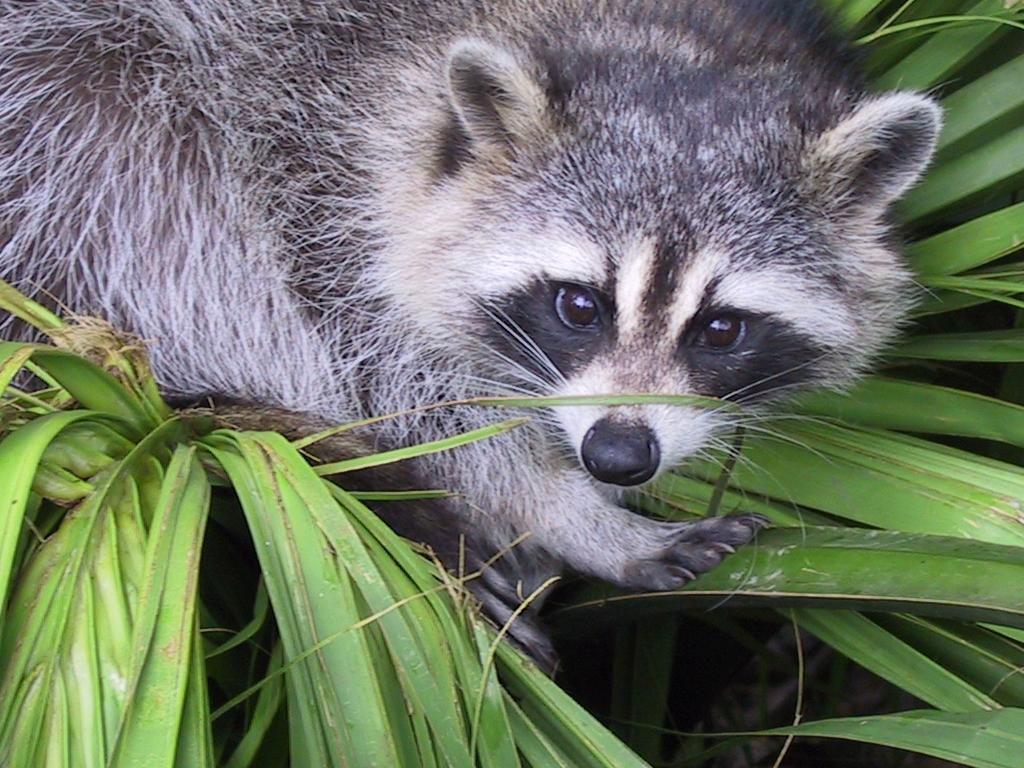
#> input picture ds_1_array/ex03/animal.jpeg, 1024 x 768 px
$ python zoom.py
#> lines starting #> are read from the running program, lines starting #| are printed output that depends on the picture
### ds_1_array/ex03/load_image.py
import os
import numpy as np
from PIL import Image


def path_test(path: str) -> str:
    """Validate that a given path points to a readable JPEG file.

    Resolves the provided path to an absolute path and runs a series of
    checks to ensure the file exists, is a regular file (not a directory),
    is readable by the current user, and has a .jpg or .jpeg extension.

    Args:
        path: A relative or absolute filesystem path to validate.

    Returns:
        The resolved absolute path to the validated JPEG file.

    Raises:
        AssertionError: If the path does not exist, is not a regular file,
            is not readable, or does not have a .jpg/.jpeg extension.
    """
    abspath = os.path.abspath(path)
    assert os.path.exists(abspath), f"Wrong Path {path}"
    assert os.path.isfile(abspath), f"{path} is not a file"
    assert os.access(abspath, os.R_OK), f"User can not read permit on {path}"
    _, ext = os.path.splitext(abspath)
    assert ext.lower() in (".jpg", ".jpeg"), \
        f"Expected a JPG/JPEG file, got '{ext[1:]}'"
    return abspath


def ft_load(path: str) -> np.ndarray:
    """Load a JPEG image from disk and return it as a NumPy array.

    Validates the given path using path_test, then opens the image with
    Pillow and converts it to a NumPy array. Prints the array's shape
    (height, width, channels) to stdout before returning.

    Args:
        path: A relative or absolute filesystem path to a JPEG image.

    Returns:
        A NumPy array of shape (height, width, channels) representing
        the pixel data of the image.

    Raises:
        AssertionError: If path validation fails (see path_test).
    """
#> called with path = 'animal.jpeg'
    abspath = path_test(path)
    with Image.open(abspath) as im:
#> im is the input picture: PIL image 1024x768 RGB; mean R, G, B 110.7, 117.7, 102.1
        arr = np.array(im, dtype=np.uint8)
        print(f"The shape of image is: {arr.shape}")
#| The shape of image is: (768, 1024, 3)
        print(arr)
#> (printed output is left out)
        return arr


def main():
    """Load and display landscape.jpg as a NumPy array."""
    print(ft_load("landscape.jpg"))


# [2 lines that do not run on import are left out]

### ds_1_array/ex03/zoom.py
import numpy as np
from load_image import ft_load
from PIL import Image, ImageDraw
import matplotlib.pyplot as plt


def roi_ok(im: np.ndarray, center: tuple) -> bool:
    """Check whether a center point falls within the bounds of an image.

    Validates that the given center coordinates lie within the spatial
    dimensions of the image array.

    Args:
        image: A NumPy array representing the image, with shape
            (height, width, ...).
        center: A tuple of (x, y) representing the point to validate.

    Returns:
        True if the center point is within the image boundaries,
        False otherwise.
    """
    return 0 <= center[0] <= im.shape[1] and 0 <= center[1] <= im.shape[0]


def z_coor(arr_range: tuple, center: tuple, factor: float) -> tuple:
    """Calculate zoom coordinates and dimensions relative to a center point.

    Computes a zoomed region within an array by scaling the original dimensions
    by the given factor, centering the result on the specified point, and
    clamping the boundaries to stay within the valid array range.

    Args:
        arr_range: A tuple of (height, width, channels) representing the
            dimensions of the source array.
        center: A tuple of (x, y) representing the center point of the
            zoom region.
        factor: The zoom factor. Values >= 1 shrink the region (zoom in),
            while values < 1 enlarge the region (zoom out).

    Returns:
        A tuple of (hei, wid, z_hei, z_wid, le, r, u, d) where:
            - hei: Original height of the array.
            - wid: Original width of the array.
            - z_hei: Height of the zoomed region.
            - z_wid: Width of the zoomed region.
            - le: Left boundary of the zoomed region (clamped to 0).
            - r: Right boundary of the zoomed region (clamped to wid).
            - u: Upper boundary of the zoomed region (clamped to 0).
            - d: Lower boundary of the zoomed region (clamped to hei).
    """
#> called with arr_range = (768, 1024, 3), center = (626, 460), factor = 2
    hei, wid = arr_range[:2]  # grab only two dimensions
#> hei = 768; wid = 1024

    if factor >= 1:
        z_hei = int(hei / factor)
#> z_hei = 384
        z_wid = int(wid / factor)
#> z_wid = 512
    else:
        z_hei = int(hei * factor)
        z_wid = int(wid * factor)
    left = center[0] - z_wid // 2
#> left = 370
    righ = center[0] + z_wid // 2
#> righ = 882
    uppe = center[1] - z_hei // 2
#> uppe = 268
    down = center[1] + z_hei // 2
#> down = 652
    le = left if left >= 0 else 0
#> le = 370
    r = righ if righ <= wid else wid
#> r = 882
    u = uppe if uppe >= 0 else 0
#> u = 268
    d = down if down <= hei else hei
#> d = 652
    return (hei, wid, z_hei, z_wid, le, r, u, d)


def print_zoomed(im: Image):
    """Print the shape and pixel values of a PIL image as a 3D array.

    Converts the image to a NumPy array, expands it to three dimensions
    by adding a depth axis, then prints the resulting shape and the
    full array contents to stdout.

    Args:
        im: A PIL Image object, expected to be single-channel (e.g.,
            grayscale). Multi-channel images will already have a third
            dimension, making the added axis a fourth dimension, which
            may produce unexpected output.

    Note:
        This is a debugging/inspection utility. Printing the full array
        can produce very large output for non-trivial image sizes.
    """
    arr_im_2d = np.array(im)
    arr_im_3d = arr_im_2d[:, :, np.newaxis]
    z_hei, z_wid, z_dee = arr_im_3d.shape
    title = "New shape after slicing"
    print(f"{title}: ({z_hei}, {z_wid}, {z_dee}) or ({z_hei}, {z_wid})")
    print(arr_im_3d)


def zoom_PIL(im: np.ndarray, center: tuple, factor: int = 2):
    """Display a zoomed view of an image centered on a given point.

    Uses PIL to crop and resize (zoom in) or shrink and paste onto a
    transparent canvas (zoom out), then displays the result with matplotlib.

    Args:
        im    : A NumPy array representing the source image.
        center: A tuple of (x, y) specifying the focal point of the zoom.
        factor: The zoom factor. Values >= 1 crop the image around the
            center and upscale it (zoom in). Values < 1 downscale the
            image and place it on a transparent canvas (zoom out).
            Defaults to 2.

    Raises:
        AssertionError: If the center point lies outside the image
            boundaries, as determined by ``roi_ok``.

    See Also:
        z_coor: Computes the zoom region coordinates used by this function.
        roi_ok: Validates that the center point is within the image bounds.
    """
    assert roi_ok(im, center), \
        f"Center {center} out of {im.shape[0]}, {im.shape[1]})"
    hei, wid, z_hei, z_wid, l, r, u, d = z_coor(im.shape, center, factor)
    if factor >= 1:
        zoomed = Image.fromarray(im).crop((l, u, r, d)) \
                    .resize((wid, hei)).convert("L")
        print_zoomed(zoomed)
        plt.imshow(zoomed, cmap='gray', extent=(0, z_wid, z_hei, 0))
    else:
        canvas = Image.new("RGBA", (wid, hei), (0, 0, 0, 0))  # Transparent
        zoomed = Image.fromarray(im).resize((z_wid, z_hei)).convert("L")
        print_zoomed(zoomed)
        canvas.paste(zoomed)
        plt.imshow(canvas, extent=(0, wid, hei, 0))
    plt.show()


def zoom_42(image: np.ndarray, center: tuple, factor: float = 2.0):
    """Display a zoomed or shrunk image with labeled axes and tick marks.

    Renders the image onto a white canvas with a left and bottom axis,
    pixel-coordinate tick marks at intervals of 50, and a label indicating
    the zoom direction and factor. When zooming in (factor >= 1), the image
    is cropped around the center and upscaled; when zooming out (factor < 1),
    the entire image is downscaled. The result is displayed using PIL's
    built-in viewer.

    Args:
        image: A NumPy array representing the source image.
        center: A tuple of (x, y) specifying the focal point of the zoom.
        factor: The zoom factor. Values >= 1 crop around the center and
            upscale (zoom in). Values < 1 downscale the full image
            (zoom out). Defaults to 2.0.

    Raises:
        AssertionError: If the center point lies outside the image
            boundaries, as determined by ``roi_ok``.

    Note:
        Axis ticks reflect the coordinate space of the zoomed region
        when zooming in, or the original image coordinates when
        zooming out.

    See Also:
        z_coor: Computes the zoom region coordinates and dimensions.
        roi_ok: Validates that the center point is within the image bounds.
    """
    assert roi_ok(image, center), \
        f"Center {center} out of {image.shape[0]}, {image.shape[1]})"

    hei, wid, z_hei, z_wid, l, r, u, d = z_coor(image.shape, center, factor)
#> hei = 768; wid = 1024; z_hei = 384
    x_zoom_ratio = wid / z_wid
    y_zoom_ratio = hei / z_hei
    # Create white background canvas bigger than original image
    margin = 60
    back_ground = Image.new("RGBA", (wid + margin, hei + margin),
                            (255, 255, 255, 255))  # White
#> back_ground: PIL image 1084x828 RGBA; every value is 255
    # set up drawing layer and put char title
    draw = ImageDraw.Draw(back_ground)
    label = ('Zoomed' if factor >= 1 else 'shrinked') + f" by {factor}"
    draw.text((5, hei + margin // 2), label, fill="red")
    draw.line((margin, 0, margin, hei), fill="black")
    draw.line((margin, hei, margin + wid, hei), fill="black")

    if factor >= 1.0:
        arr_cropped = image[u:d, l:r]
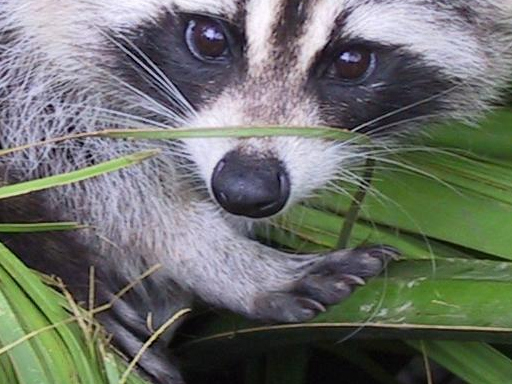
#> arr_cropped: shape (384, 512, 3); mean R, G, B 108.1, 112.1, 106
        im_cropped = Image.fromarray(arr_cropped).convert("L")
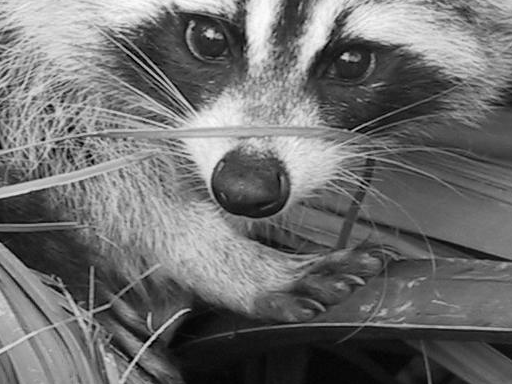
#> im_cropped: PIL image 512x384 L; min 0, max 251, mean 110.2
        zoomed = im_cropped.resize((wid, hei))
        print_zoomed(zoomed)
#| New shape after slicing: (768, 1024, 1) or (768, 1024)
#> (printed output is left out)
        for val in range(0, z_wid, 50):
            x = margin + int(val * x_zoom_ratio)
            y = hei + 5
            draw.text((x, y), str(val), fill="black",)
            draw.line((x, hei, x, y), fill="black")
        for val in range(0, z_hei, 50):
            y = int(val * y_zoom_ratio)
            draw.text((5, y), str(val), fill="black")
            draw.line((margin - 5, y, margin, y), fill="black")
    else:
        im_cropped = Image.fromarray(image).convert("L")
        zoomed = im_cropped.resize((z_wid, z_hei))
        print_zoomed(zoomed)
        # ticks and labels draw
        for val in range(0, wid, 50):
            x = margin + val
            y = hei + 5
            draw.text((x, y), str(val), fill="black")
            draw.line((x, hei, x, y), fill="black")
        for val in range(0, hei, 50):
            draw.text((5, val), str(val), fill="black")
            draw.line((margin - 5, val, margin, val), fill="black")

    back_ground.paste(zoomed, (margin, 0))
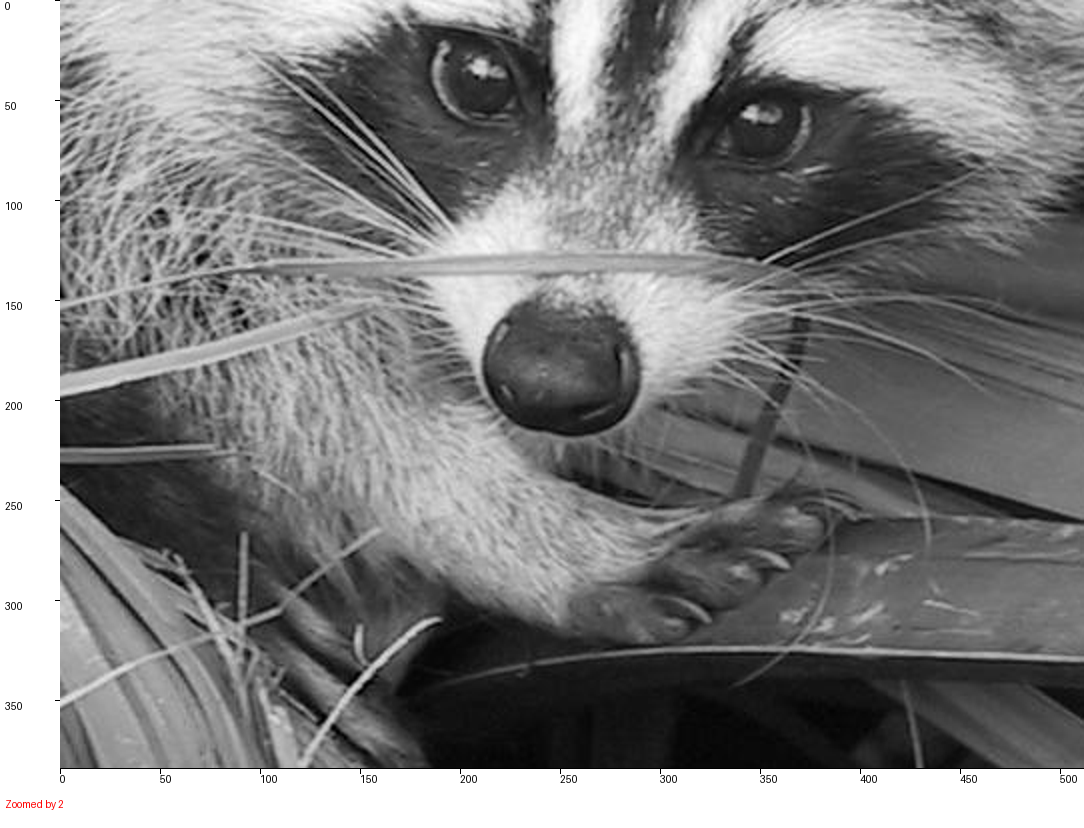
#> back_ground: PIL image 1084x828 RGBA; mean R, G, B, A 127.6, 127.6, 127.6, 255
    back_ground.show()


def main():
    """Test zoom_42 and zoom_PIL with various zoom factors on animal.jpeg."""
    arr = ft_load("animal.jpeg")
    zoom_42(arr, (626, 460), 2)
    zoom_PIL(arr, (626, 460), 2)
#| New shape after slicing: (768, 1024, 1) or (768, 1024)
#> (printed output is left out)
    zoom_42(arr, (626, 460), 0.5)
#> call 2 of zoom_42, with center = (626, 460), factor = 0.5
#> in zoom_42 (call 2), `im_cropped = Image.fromarray(image).convert("L")`:
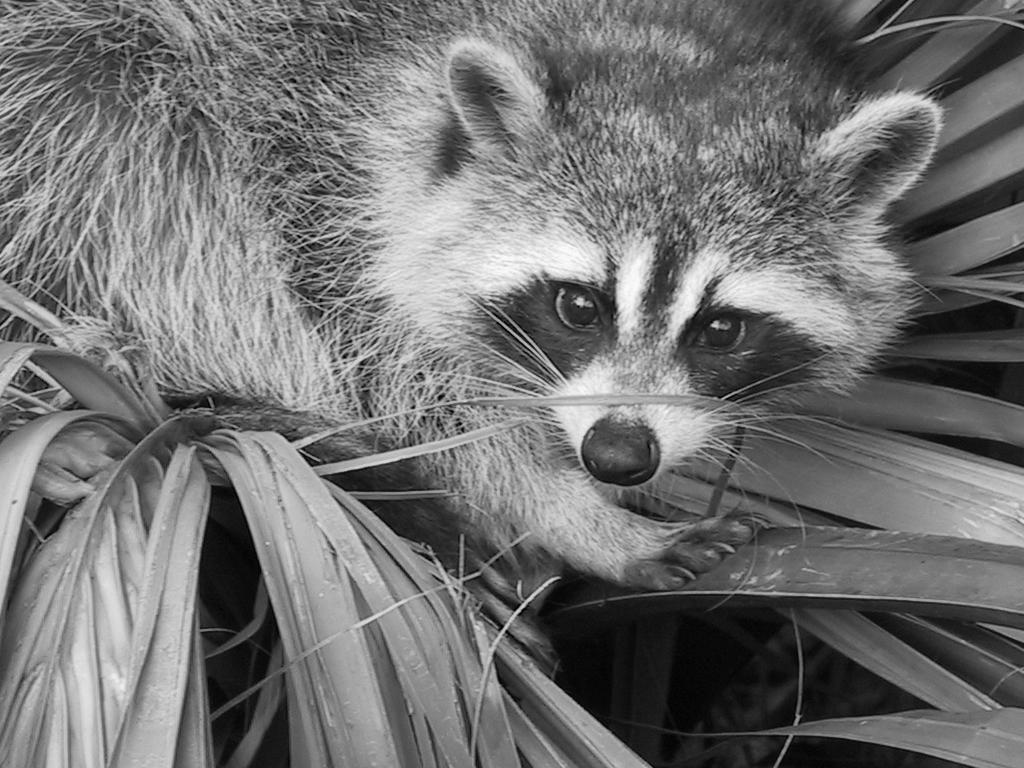
#> im_cropped: PIL image 1024x768 L; min 0, max 253, mean 113.8
#| New shape after slicing: (384, 512, 1) or (384, 512)
#> (printed output is left out)
#> in zoom_42 (call 2), `back_ground.paste(zoomed, (margin, 0))`:
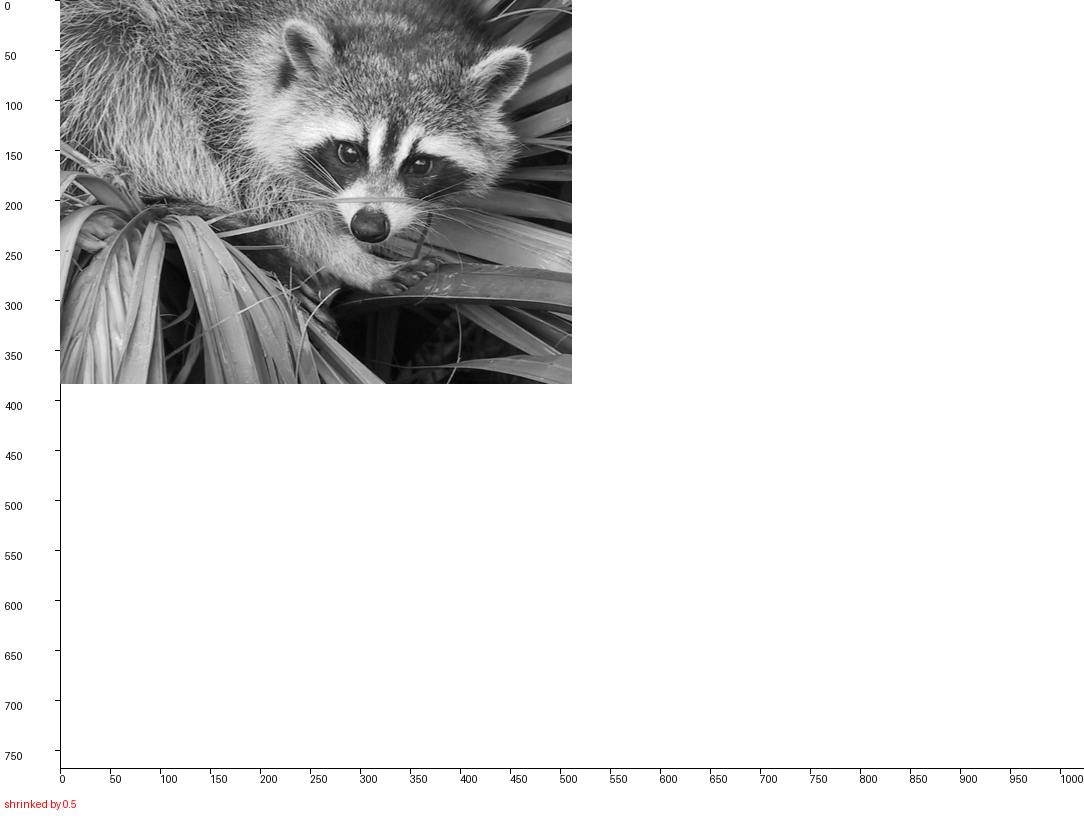
#> back_ground: PIL image 1084x828 RGBA; mean R, G, B, A 223.2, 223.1, 223.1, 255
    zoom_PIL(arr, (626, 460), 0.5)
#> call 2 of zoom_PIL, with center = (626, 460), factor = 0.5
#> in zoom_PIL (call 2), `canvas = Image.new("RGBA", (wid, hei), (0, 0, 0, 0))`: canvas: PIL image 1024x768 RGBA; every value is 0
#| New shape after slicing: (384, 512, 1) or (384, 512)
#> (printed output is left out)
#> in zoom_PIL (call 2), `canvas.paste(zoomed)`:
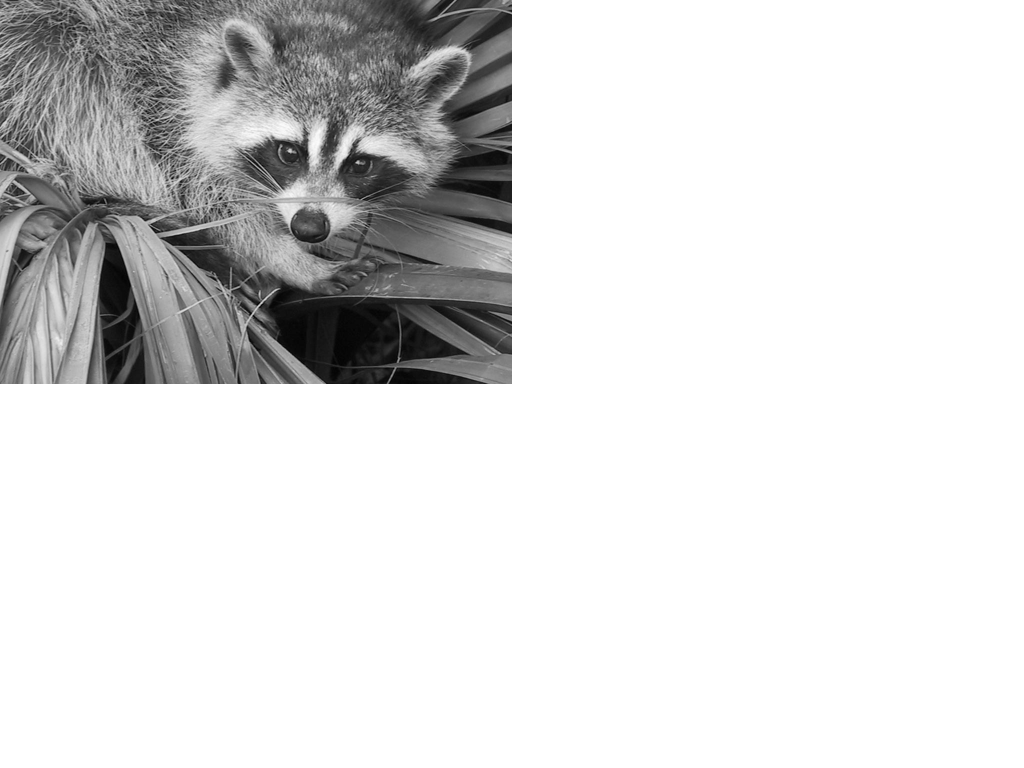
#> canvas: PIL image 1024x768 RGBA; mean R, G, B, A 28.5, 28.5, 28.5, 63.8; transparent parts drawn white


if __name__ == "__main__":
    main()
